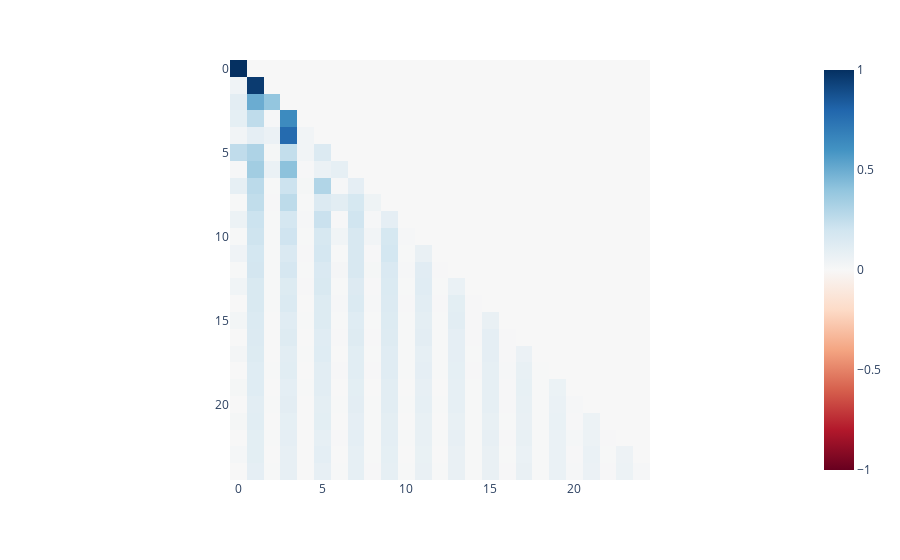
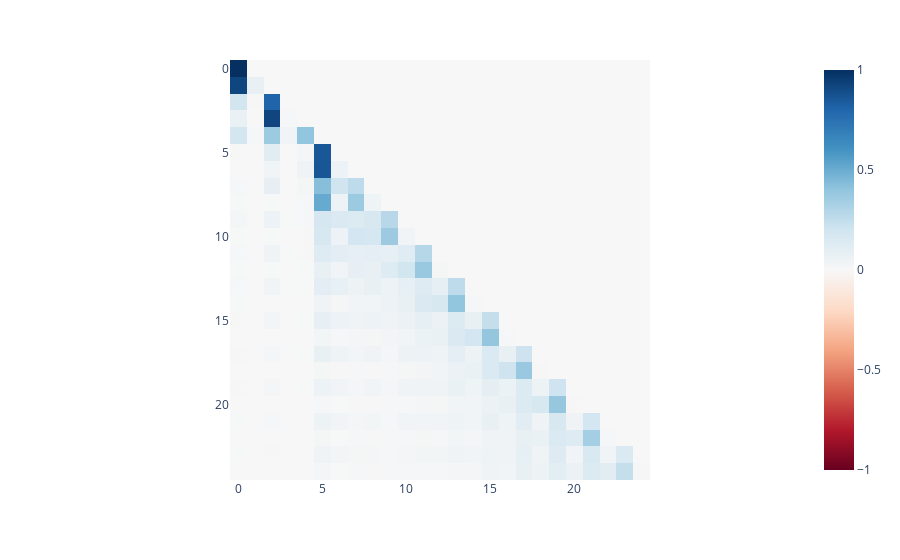
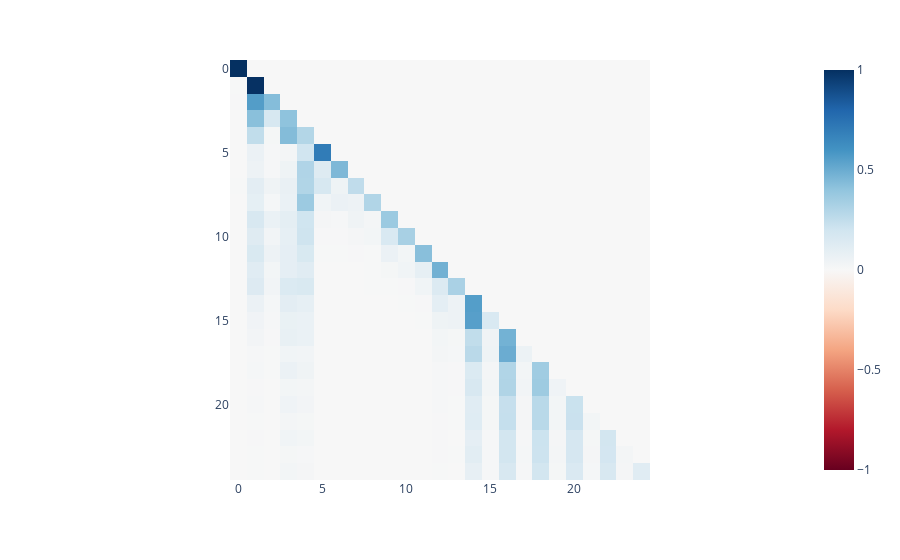
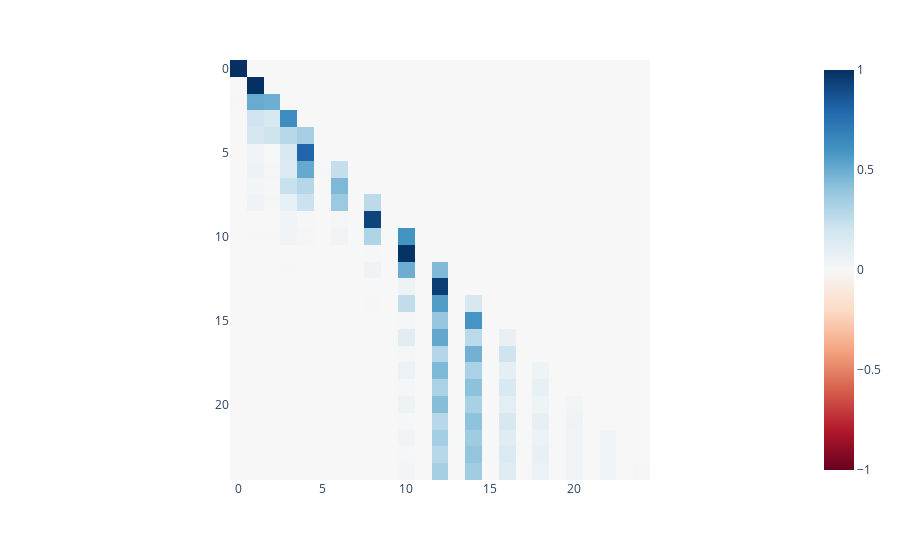

These figures' notebook cell, in order:
### Code cell
att_3_0_all_1 = cache_all_1["pattern", 0, "attn"]
for head in range(2):
    imshow_attention(att_3_0_all_1[0,head,...])

att_3_1_all_1 = cache_all_1["pattern", 1, "attn"]
for head in range(2):
    imshow_attention(att_3_1_all_1[0,head,...])

### Figure 1 — Plotly figure (JSON) as saved in the notebook; plotly's stock layout.template omitted (floating-point values rounded to 4 significant figures; data arrays with more than 128 entries replaced by an {"elided": "..."} marker saying what was removed)
{"data": [{"coloraxis": "coloraxis", "hovertemplate": "x: %{x}<br>y: %{y}<br>color: %{z}<extra></extra>", "name": "0", "type": "heatmap", "xaxis": "x", "yaxis": "y", "z": {"elided": "25x25 float values"}}], "layout": {"coloraxis": {"cmid": 0, "colorscale": [[0, "rgb(103,0,31)"], [0.1, "rgb(178,24,43)"], [0.2, "rgb(214,96,77)"], [0.3, "rgb(244,165,130)"], [0.4, "rgb(253,219,199)"], [0.5, "rgb(247,247,247)"], [0.6, "rgb(209,229,240)"], [0.7, "rgb(146,197,222)"], [0.8, "rgb(67,147,195)"], [0.9, "rgb(33,102,172)"], [1, "rgb(5,48,97)"]]}, "margin": {"t": 60}, "xaxis": {"anchor": "y", "constrain": "domain", "domain": [0, 1], "scaleanchor": "y"}, "yaxis": {"anchor": "x", "autorange": "reversed", "constrain": "domain", "domain": [0, 1]}}}

### Figure 2 — Plotly figure (JSON) as saved in the notebook; plotly's stock layout.template omitted (floating-point values rounded to 4 significant figures; data arrays with more than 128 entries replaced by an {"elided": "..."} marker saying what was removed)
{"data": [{"coloraxis": "coloraxis", "hovertemplate": "x: %{x}<br>y: %{y}<br>color: %{z}<extra></extra>", "name": "0", "type": "heatmap", "xaxis": "x", "yaxis": "y", "z": {"elided": "25x25 float values"}}], "layout": {"coloraxis": {"cmid": 0, "colorscale": [[0, "rgb(103,0,31)"], [0.1, "rgb(178,24,43)"], [0.2, "rgb(214,96,77)"], [0.3, "rgb(244,165,130)"], [0.4, "rgb(253,219,199)"], [0.5, "rgb(247,247,247)"], [0.6, "rgb(209,229,240)"], [0.7, "rgb(146,197,222)"], [0.8, "rgb(67,147,195)"], [0.9, "rgb(33,102,172)"], [1, "rgb(5,48,97)"]]}, "margin": {"t": 60}, "xaxis": {"anchor": "y", "constrain": "domain", "domain": [0, 1], "scaleanchor": "y"}, "yaxis": {"anchor": "x", "autorange": "reversed", "constrain": "domain", "domain": [0, 1]}}}

### Figure 3 — Plotly figure (JSON) as saved in the notebook; plotly's stock layout.template omitted (floating-point values rounded to 4 significant figures; data arrays with more than 128 entries replaced by an {"elided": "..."} marker saying what was removed)
{"data": [{"coloraxis": "coloraxis", "hovertemplate": "x: %{x}<br>y: %{y}<br>color: %{z}<extra></extra>", "name": "0", "type": "heatmap", "xaxis": "x", "yaxis": "y", "z": {"elided": "25x25 float values"}}], "layout": {"coloraxis": {"cmid": 0, "colorscale": [[0, "rgb(103,0,31)"], [0.1, "rgb(178,24,43)"], [0.2, "rgb(214,96,77)"], [0.3, "rgb(244,165,130)"], [0.4, "rgb(253,219,199)"], [0.5, "rgb(247,247,247)"], [0.6, "rgb(209,229,240)"], [0.7, "rgb(146,197,222)"], [0.8, "rgb(67,147,195)"], [0.9, "rgb(33,102,172)"], [1, "rgb(5,48,97)"]]}, "margin": {"t": 60}, "xaxis": {"anchor": "y", "constrain": "domain", "domain": [0, 1], "scaleanchor": "y"}, "yaxis": {"anchor": "x", "autorange": "reversed", "constrain": "domain", "domain": [0, 1]}}}

### Figure 4 — Plotly figure (JSON) as saved in the notebook; plotly's stock layout.template omitted (floating-point values rounded to 4 significant figures; data arrays with more than 128 entries replaced by an {"elided": "..."} marker saying what was removed)
{"data": [{"coloraxis": "coloraxis", "hovertemplate": "x: %{x}<br>y: %{y}<br>color: %{z}<extra></extra>", "name": "0", "type": "heatmap", "xaxis": "x", "yaxis": "y", "z": {"elided": "25x25 float values"}}], "layout": {"coloraxis": {"cmid": 0, "colorscale": [[0, "rgb(103,0,31)"], [0.1, "rgb(178,24,43)"], [0.2, "rgb(214,96,77)"], [0.3, "rgb(244,165,130)"], [0.4, "rgb(253,219,199)"], [0.5, "rgb(247,247,247)"], [0.6, "rgb(209,229,240)"], [0.7, "rgb(146,197,222)"], [0.8, "rgb(67,147,195)"], [0.9, "rgb(33,102,172)"], [1, "rgb(5,48,97)"]]}, "margin": {"t": 60}, "xaxis": {"anchor": "y", "constrain": "domain", "domain": [0, 1], "scaleanchor": "y"}, "yaxis": {"anchor": "x", "autorange": "reversed", "constrain": "domain", "domain": [0, 1]}}}
